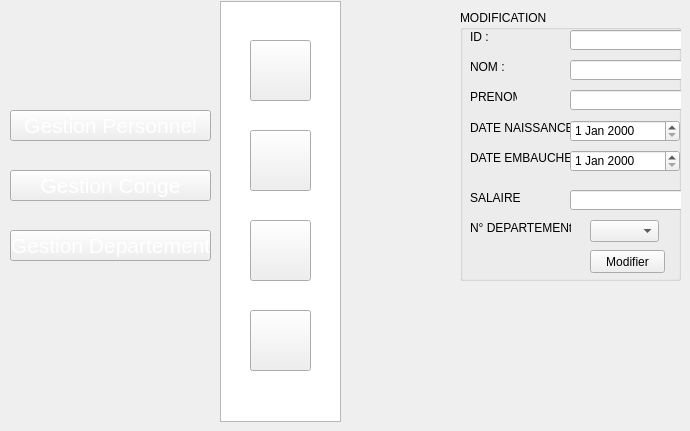
   <widget class="QWidget" name="page_5">
    <widget class="QPushButton" name="pushButton_25">
     <property name="geometry">
      <rect>
       <x>10</x>
       <y>110</y>
       <width>201</width>
       <height>31</height>
      </rect>
     </property>
     <property name="font">
      <font>
       <pointsize>16</pointsize>
       <weight>50</weight>
       <bold>false</bold>
      </font>
     </property>
     <property name="styleSheet">
      <string notr="true">color: rgb(255, 255, 255);
background-image: url(:/new/prefix1/img/selected2.png);</string>
     </property>
     <property name="text">
      <string>Gestion Personnel</string>
     </property>
    </widget>
    <widget class="QPushButton" name="pushButton_26">
     <property name="geometry">
      <rect>
       <x>10</x>
       <y>170</y>
       <width>201</width>
       <height>31</height>
      </rect>
     </property>
     <property name="font">
      <font>
       <pointsize>16</pointsize>
       <weight>50</weight>
       <bold>false</bold>
      </font>
     </property>
     <property name="styleSheet">
      <string notr="true">color: rgb(255, 255, 255);
</string>
     </property>
     <property name="text">
      <string>Gestion Conge</string>
     </property>
    </widget>
    <widget class="QPushButton" name="pushButton_27">
     <property name="geometry">
      <rect>
       <x>250</x>
       <y>40</y>
       <width>61</width>
       <height>61</height>
      </rect>
     </property>
     <property name="styleSheet">
      <string notr="true">image: url(:/new/prefix1/img/icon-ajout2.png);
background-image: url(:/new/prefix1/img/bg.png);</string>
     </property>
     <property name="text">
      <string/>
     </property>
    </widget>
    <widget class="QPushButton" name="pushButton_29">
     <property name="geometry">
      <rect>
       <x>250</x>
       <y>130</y>
       <width>61</width>
       <height>61</height>
      </rect>
     </property>
     <property name="styleSheet">
      <string notr="true">image: url(:/new/prefix1/img/icon-modif2 (1).png);</string>
     </property>
     <property name="text">
      <string/>
     </property>
    </widget>
    <widget class="QPushButton" name="pushButton_30">
     <property name="geometry">
      <rect>
       <x>250</x>
       <y>310</y>
       <width>61</width>
       <height>61</height>
      </rect>
     </property>
     <property name="styleSheet">
      <string notr="true">image: url(:/new/prefix1/img/icon-supp2 (1).png);</string>
     </property>
     <property name="text">
      <string/>
     </property>
    </widget>
    <widget class="QListView" name="listView_3">
     <property name="geometry">
      <rect>
       <x>220</x>
       <y>1</y>
       <width>121</width>
       <height>421</height>
      </rect>
     </property>
     <property name="styleSheet">
      <string notr="true">background-image: url(:/new/prefix1/img/selected.png);</string>
     </property>
    </widget>
    <widget class="QPushButton" name="pushButton_31">
     <property name="geometry">
      <rect>
       <x>250</x>
       <y>220</y>
       <width>61</width>
       <height>61</height>
      </rect>
     </property>
     <property name="styleSheet">
      <string notr="true">image: url(:/new/prefix1/img/icon-afficher2.png);</string>
     </property>
     <property name="text">
      <string/>
     </property>
    </widget>
    <widget class="QPushButton" name="pushButton_49">
     <property name="geometry">
      <rect>
       <x>10</x>
       <y>230</y>
       <width>201</width>
       <height>31</height>
      </rect>
     </property>
     <property name="font">
      <font>
       <pointsize>16</pointsize>
       <weight>50</weight>
       <bold>false</bold>
      </font>
     </property>
     <property name="styleSheet">
      <string notr="true">color: rgb(255, 255, 255);
</string>
     </property>
     <property name="text">
      <string>Gestion Departement</string>
     </property>
    </widget>
    <widget class="QGroupBox" name="groupBox_8">
     <property name="geometry">
      <rect>
       <x>460</x>
       <y>10</y>
       <width>221</width>
       <height>271</height>
      </rect>
     </property>
     <property name="title">
      <string>MODIFICATION</string>
     </property>
     <widget class="QPushButton" name="modifperso">
      <property name="geometry">
       <rect>
        <x>130</x>
        <y>240</y>
        <width>75</width>
        <height>23</height>
       </rect>
      </property>
      <property name="text">
       <string>Modifier</string>
      </property>
     </widget>
     <widget class="QLabel" name="label_43">
      <property name="geometry">
       <rect>
        <x>10</x>
        <y>20</y>
        <width>47</width>
        <height>13</height>
       </rect>
      </property>
      <property name="text">
       <string>ID :</string>
      </property>
      <property name="scaledContents">
       <bool>false</bool>
      </property>
     </widget>
     <widget class="QLabel" name="label_44">
      <property name="geometry">
       <rect>
        <x>10</x>
        <y>80</y>
        <width>47</width>
        <height>13</height>
       </rect>
      </property>
      <property name="text">
       <string>PRENOM : </string>
      </property>
     </widget>
     <widget class="QLineEdit" name="nom2">
      <property name="geometry">
       <rect>
        <x>110</x>
        <y>50</y>
        <width>113</width>
        <height>20</height>
       </rect>
      </property>
     </widget>
     <widget class="QLineEdit" name="prenom2">
      <property name="geometry">
       <rect>
        <x>110</x>
        <y>80</y>
        <width>113</width>
        <height>20</height>
       </rect>
      </property>
     </widget>
     <widget class="QLabel" name="label_45">
      <property name="geometry">
       <rect>
        <x>10</x>
        <y>50</y>
        <width>47</width>
        <height>13</height>
       </rect>
      </property>
      <property name="text">
       <string>NOM : </string>
      </property>
     </widget>
     <widget class="QLineEdit" name="salaire2">
      <property name="geometry">
       <rect>
        <x>110</x>
        <y>180</y>
        <width>113</width>
        <height>20</height>
       </rect>
      </property>
     </widget>
     <widget class="QLineEdit" name="id2">
      <property name="geometry">
       <rect>
        <x>110</x>
        <y>20</y>
        <width>113</width>
        <height>20</height>
       </rect>
      </property>
     </widget>
     <widget class="QLabel" name="label_58">
      <property name="geometry">
       <rect>
        <x>10</x>
        <y>180</y>
        <width>51</width>
        <height>16</height>
       </rect>
      </property>
      <property name="text">
       <string>SALAIRE :</string>
      </property>
     </widget>
     <widget class="QLabel" name="label_59">
      <property name="geometry">
       <rect>
        <x>10</x>
        <y>210</y>
        <width>101</width>
        <height>16</height>
       </rect>
      </property>
      <property name="text">
       <string>N° DEPARTEMENt:</string>
      </property>
     </widget>
     <widget class="QComboBox" name="departement2">
      <property name="geometry">
       <rect>
        <x>130</x>
        <y>210</y>
        <width>69</width>
        <height>22</height>
       </rect>
      </property>
     </widget>
     <widget class="QLabel" name="label_60">
      <property name="geometry">
       <rect>
        <x>10</x>
        <y>110</y>
        <width>101</width>
        <height>16</height>
       </rect>
      </property>
      <property name="text">
       <string>DATE NAISSANCE:</string>
      </property>
     </widget>
     <widget class="QLabel" name="label_61">
      <property name="geometry">
       <rect>
        <x>10</x>
        <y>140</y>
        <width>101</width>
        <height>16</height>
       </rect>
      </property>
      <property name="text">
       <string>DATE EMBAUCHE:</string>
      </property>
     </widget>
     <widget class="QDateEdit" name="datenaiss2">
      <property name="geometry">
       <rect>
        <x>110</x>
        <y>110</y>
        <width>110</width>
        <height>22</height>
       </rect>
      </property>
     </widget>
     <widget class="QDateEdit" name="dateemb2">
      <property name="geometry">
       <rect>
        <x>110</x>
        <y>140</y>
        <width>110</width>
        <height>22</height>
       </rect>
      </property>
     </widget>
    </widget>
    <zorder>listView_3</zorder>
    <zorder>pushButton_25</zorder>
    <zorder>pushButton_26</zorder>
    <zorder>pushButton_27</zorder>
    <zorder>pushButton_29</zorder>
    <zorder>pushButton_30</zorder>
    <zorder>pushButton_31</zorder>
    <zorder>pushButton_49</zorder>
    <zorder>groupBox_8</zorder>
   </widget>
